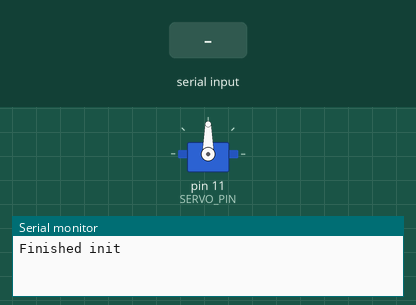
Bench run of a sketch on a simulated Arduino Uno, built with avr-gcc and run on an emulated ATmega328P. On the bench: servo, the last lines printed to the serial monitor. The inputs (shaded band) are chosen by the test bench.

Above: at 1.2 s.
1.3 s: "a,45\n" received over Serial
At 1.8 s:
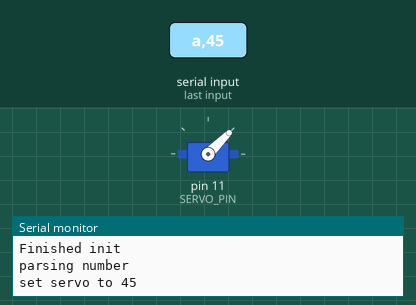
2.8 s: "a" received over Serial
At 4.9 s:
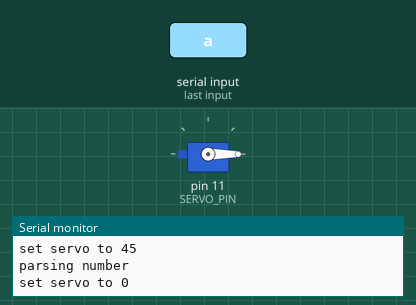
5.3 s: "a90\n" received over Serial
At 6.2 s:
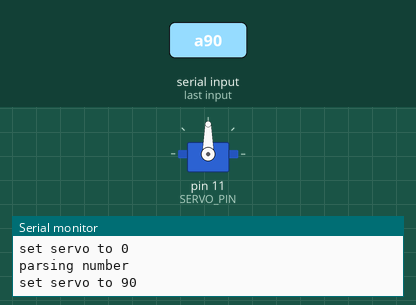
Timing chart, 0 to 8.3 s (numbered marks = the images above; inputs shaded):
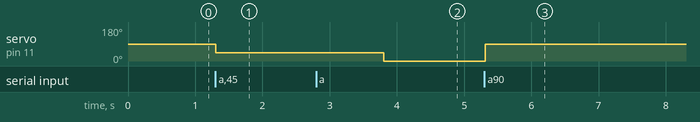

Measured:
- after the input at 1.3 s, servo on pin 11 (SERVO_PIN): 90° → 45° at once
- after the input at 2.8 s, servo on pin 11 (SERVO_PIN): 45° → 0° after 1.0 s
- after the input at 5.3 s, servo on pin 11 (SERVO_PIN): 0° → 90° at once

The sketch:

hello.c.ino
```cpp
#include <Servo.h>

#define LED_PIN 13

Servo servo1;

#define SERVO_PIN 11

void setup() {
  // put your setup code here, to run once:
  Serial.begin(9600);
  Serial.println("Finished init");

  servo1.attach(SERVO_PIN, 544, 2400);

  pinMode(LED_PIN, INPUT);
}

bool f = 0;

void loop() {
  if (Serial.available())
  {
    int c = Serial.read();
    if (c == 'a')
    {
      Serial.println("parsing number");
      int v = Serial.parseInt();
      // v = map(v, 0, 100, 0, 180);
      // v = v % 181;

      Serial.print("set servo to ");
      Serial.print(v, DEC);
      Serial.println();
      servo1.write(v);
    }

  }
  delay(10);

}
```
